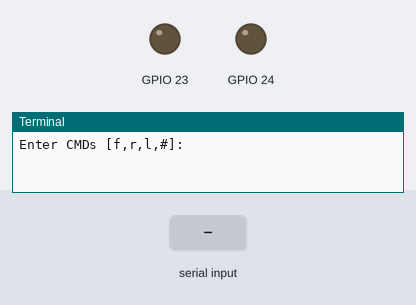
Bench run of a program on a simulated Raspberry Pi (BCM pin numbers). Shown: output pins drawn as LEDs (lit = HIGH), the last lines printed to the terminal. The inputs (shaded band) are chosen by the test bench. At 1.8 s the program stops and its outputs stay as they are.

Above: at 1.2 s.
1.3 s: "f" typed at the terminal, then Enter
At 1.7 s:
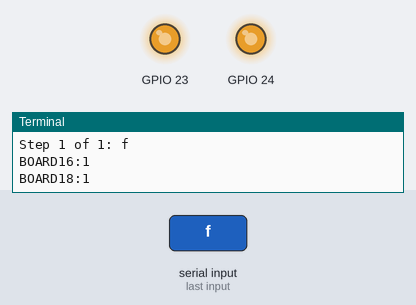
Timing chart, 0 to 3.3 s (numbered marks = the images above; inputs shaded):
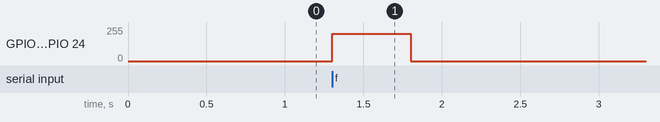

The program:

rover_drivefwdpwm.py
```python
#!/usr/bin/env python3
''' rover_drivefwdpwm.py

HARDWARE SETUP
 P1
 2[==X====LR====]26[=======]40
 1[=============]25[=======]39
'''
import time
from gpiozero import PWMOutputDevice

ON = 1
OFF = 0
STEP = 0.5
PINS = ["BOARD16", "BOARD18"] # PINS=[L-motor, R-motor]
FWD = [ON, ON]
RIGHT = [ON, OFF]
LEFT = [OFF, ON]
SPEED = 0.8
DEBUG = True

class Control:
    ''' rover control class '''
    def __init__(self, pins=None):
        ''' Constructor '''
        self.pins = pins or PINS
        self.motors = []
        for gpio in self.pins:
            self.motors.append(PWMOutputDevice(pin=gpio))

    def off(self):
        ''' Stop all motors '''
        for motor in self.motors:
            motor.value = OFF

    def drive(self, drive, step=STEP):
        ''' Move in required direction '''
        for idx, motor in enumerate(self.motors):
            motor.value = drive[idx]*SPEED
            if DEBUG:
                print(f"{self.pins[idx]}:{drive[idx]}")
        time.sleep(step)
        self.off()

    def cmd(self, char, step=STEP):
        ''' Perform required command '''
        if char == 'f':
            self.drive(FWD, step)
        elif char == 'r':
            self.drive(RIGHT, step)
        elif char == 'l':
            self.drive(LEFT, step)
        elif char == '#':
            time.sleep(step)

def main():
    ''' Main function '''
    import os
    if "CMD" in os.environ:
        do_command = os.environ["CMD"]
        enter_input = False
        print(f"CMD={do_command}")
    else:
        enter_input = True
    rover_pi = Control()
    if enter_input:
        print("Enter CMDs [f,r,l,#]:")
        do_command = input()
    for idx, char in enumerate(do_command.lower()):
        if DEBUG:
            print(f"Step {idx+1} of {len(do_command)}: {char}")
        rover_pi.cmd(char)

if __name__ == '__main__':
    try:
        main()
    except KeyboardInterrupt:
        print("Finish")
#End
```

Measured:
- after the input at 1.3 s, GPIO 23, GPIO 24: 0/255 → 204/255 at once, → 0/255 0.50 s later
